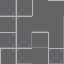

Below is a game level as drawn by its tile map, then a one-line description and the .tmx file that defines it, in full:
An orthogonal 4x4 tile map with 16x16 px tiles, 1 tile layer (Слой тайлов 1).

<map version="1.10" tiledversion="1.11.2" orientation="orthogonal" renderorder="right-down" width="4" height="4" tilewidth="16" tileheight="16" infinite="0" nextlayerid="2" nextobjectid="1">
 <tileset firstgid="1" source="platform.tsx" />
 <layer id="1" name="Слой тайлов 1" width="4" height="4">
  <data encoding="csv">
1,2,3,4,
5,6,7,8,
9,10,11,12,
13,14,15,16
</data>
 </layer>
</map>